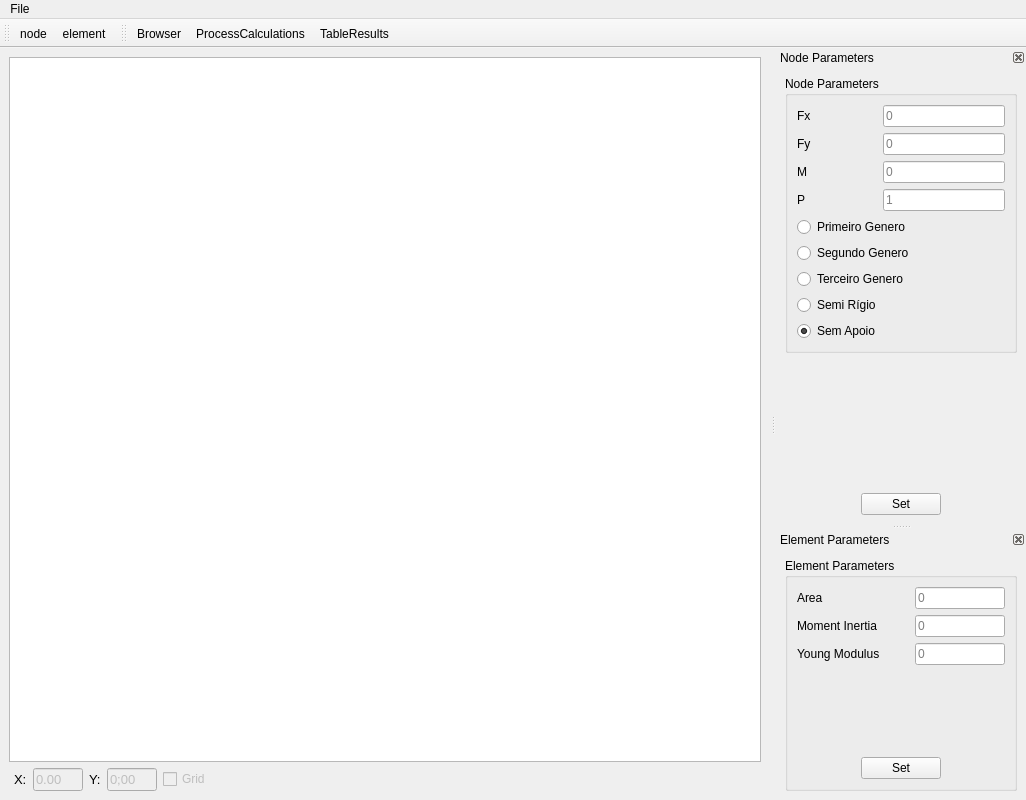
<?xml version="1.0" encoding="UTF-8"?>
<ui version="4.0">
 <class>UVATool</class>
 <widget class="QMainWindow" name="UVATool">
  <property name="geometry">
   <rect>
    <x>0</x>
    <y>0</y>
    <width>1026</width>
    <height>800</height>
   </rect>
  </property>
  <property name="windowTitle">
   <string>UVATool</string>
  </property>
  <property name="windowIcon">
   <iconset>
    <normaloff>../icons/UVATool_main_window.png</normaloff>../icons/UVATool_main_window.png</iconset>
  </property>
  <widget class="QWidget" name="centralwidget">
   <layout class="QGridLayout" name="gridLayout">
    <item row="0" column="0">
     <widget class="QGraphicsView" name="GraphicsView">
      <property name="mouseTracking">
       <bool>true</bool>
      </property>
     </widget>
    </item>
    <item row="1" column="0">
     <layout class="QHBoxLayout" name="horizontalLayout_10">
      <item>
       <spacer name="horizontalSpacer_6">
        <property name="orientation">
         <enum>Qt::Horizontal</enum>
        </property>
        <property name="sizeType">
         <enum>QSizePolicy::Fixed</enum>
        </property>
        <property name="sizeHint" stdset="0">
         <size>
          <width>5</width>
          <height>20</height>
         </size>
        </property>
       </spacer>
      </item>
      <item>
       <widget class="QLabel" name="label_8">
        <property name="font">
         <font>
          <pointsize>10</pointsize>
         </font>
        </property>
        <property name="text">
         <string>X:</string>
        </property>
       </widget>
      </item>
      <item>
       <widget class="QLineEdit" name="XCoordinate">
        <property name="enabled">
         <bool>false</bool>
        </property>
        <property name="maximumSize">
         <size>
          <width>50</width>
          <height>16777215</height>
         </size>
        </property>
        <property name="font">
         <font>
          <pointsize>10</pointsize>
         </font>
        </property>
        <property name="text">
         <string>0.00</string>
        </property>
       </widget>
      </item>
      <item>
       <widget class="QLabel" name="label_9">
        <property name="font">
         <font>
          <pointsize>10</pointsize>
         </font>
        </property>
        <property name="text">
         <string>Y:</string>
        </property>
       </widget>
      </item>
      <item>
       <widget class="QLineEdit" name="YCoordinate">
        <property name="enabled">
         <bool>false</bool>
        </property>
        <property name="maximumSize">
         <size>
          <width>50</width>
          <height>16777215</height>
         </size>
        </property>
        <property name="font">
         <font>
          <pointsize>10</pointsize>
         </font>
        </property>
        <property name="text">
         <string>0;00</string>
        </property>
       </widget>
      </item>
      <item>
       <widget class="QCheckBox" name="checkBox">
        <property name="enabled">
         <bool>false</bool>
        </property>
        <property name="font">
         <font>
          <pointsize>9</pointsize>
         </font>
        </property>
        <property name="text">
         <string>Grid</string>
        </property>
       </widget>
      </item>
      <item>
       <spacer name="horizontalSpacer_5">
        <property name="orientation">
         <enum>Qt::Horizontal</enum>
        </property>
        <property name="sizeHint" stdset="0">
         <size>
          <width>40</width>
          <height>20</height>
         </size>
        </property>
       </spacer>
      </item>
     </layout>
    </item>
   </layout>
  </widget>
  <widget class="QToolBar" name="DrawingsToolBar">
   <property name="minimumSize">
    <size>
     <width>0</width>
     <height>0</height>
    </size>
   </property>
   <property name="windowTitle">
    <string>Drawings</string>
   </property>
   <property name="allowedAreas">
    <set>Qt::LeftToolBarArea|Qt::RightToolBarArea|Qt::TopToolBarArea</set>
   </property>
   <property name="iconSize">
    <size>
     <width>32</width>
     <height>32</height>
    </size>
   </property>
   <property name="toolButtonStyle">
    <enum>Qt::ToolButtonIconOnly</enum>
   </property>
   <attribute name="toolBarArea">
    <enum>TopToolBarArea</enum>
   </attribute>
   <attribute name="toolBarBreak">
    <bool>false</bool>
   </attribute>
   <addaction name="NodeAction"/>
   <addaction name="ElementAction"/>
  </widget>
  <widget class="QToolBar" name="TableResults">
   <property name="windowTitle">
    <string>Tools</string>
   </property>
   <property name="iconSize">
    <size>
     <width>32</width>
     <height>32</height>
    </size>
   </property>
   <attribute name="toolBarArea">
    <enum>TopToolBarArea</enum>
   </attribute>
   <attribute name="toolBarBreak">
    <bool>false</bool>
   </attribute>
   <addaction name="actionBrowser"/>
   <addaction name="ProcessCalculations"/>
   <addaction name="actionTableResults"/>
  </widget>
  <widget class="QDockWidget" name="ChangeValues">
   <property name="minimumSize">
    <size>
     <width>250</width>
     <height>454</height>
    </size>
   </property>
   <property name="floating">
    <bool>false</bool>
   </property>
   <property name="features">
    <set>QDockWidget::DockWidgetClosable|QDockWidget::DockWidgetMovable</set>
   </property>
   <property name="windowTitle">
    <string>Node Parameters</string>
   </property>
   <attribute name="dockWidgetArea">
    <number>2</number>
   </attribute>
   <widget class="QWidget" name="dockWidgetContents">
    <layout class="QGridLayout" name="gridLayout_3">
     <item row="0" column="0">
      <widget class="QGroupBox" name="NodeParameters">
       <property name="title">
        <string>Node Parameters</string>
       </property>
       <layout class="QGridLayout" name="gridLayout_2">
        <item row="0" column="0">
         <layout class="QVBoxLayout" name="verticalLayout_2">
          <item>
           <layout class="QHBoxLayout" name="horizontalLayout">
            <item>
             <widget class="QLabel" name="label">
              <property name="text">
               <string>Fx</string>
              </property>
             </widget>
            </item>
            <item>
             <widget class="QLineEdit" name="fx">
              <property name="maximumSize">
               <size>
                <width>122</width>
                <height>16777215</height>
               </size>
              </property>
              <property name="placeholderText">
               <string>0</string>
              </property>
             </widget>
            </item>
           </layout>
          </item>
          <item>
           <layout class="QHBoxLayout" name="horizontalLayout_2">
            <item>
             <widget class="QLabel" name="label_2">
              <property name="text">
               <string>Fy</string>
              </property>
             </widget>
            </item>
            <item>
             <widget class="QLineEdit" name="fy">
              <property name="maximumSize">
               <size>
                <width>122</width>
                <height>16777215</height>
               </size>
              </property>
              <property name="placeholderText">
               <string>0</string>
              </property>
             </widget>
            </item>
           </layout>
          </item>
          <item>
           <layout class="QHBoxLayout" name="horizontalLayout_3">
            <item>
             <widget class="QLabel" name="label_3">
              <property name="text">
               <string>M</string>
              </property>
             </widget>
            </item>
            <item>
             <widget class="QLineEdit" name="m">
              <property name="maximumSize">
               <size>
                <width>122</width>
                <height>16777215</height>
               </size>
              </property>
              <property name="placeholderText">
               <string>0</string>
              </property>
             </widget>
            </item>
           </layout>
          </item>
          <item>
           <layout class="QHBoxLayout" name="horizontalLayout_5">
            <item>
             <widget class="QLabel" name="label_4">
              <property name="text">
               <string>P</string>
              </property>
             </widget>
            </item>
            <item>
             <widget class="QLineEdit" name="p">
              <property name="maximumSize">
               <size>
                <width>122</width>
                <height>16777215</height>
               </size>
              </property>
              <property name="placeholderText">
               <string>1</string>
              </property>
             </widget>
            </item>
           </layout>
          </item>
         </layout>
        </item>
        <item row="1" column="0">
         <layout class="QVBoxLayout" name="verticalLayout">
          <item>
           <widget class="QRadioButton" name="primeiroGenero">
            <property name="text">
             <string>Primeiro Genero</string>
            </property>
           </widget>
          </item>
          <item>
           <widget class="QRadioButton" name="segundoGenero">
            <property name="text">
             <string>Segundo Genero</string>
            </property>
           </widget>
          </item>
          <item>
           <widget class="QRadioButton" name="terceiroGenero">
            <property name="text">
             <string>Terceiro Genero</string>
            </property>
           </widget>
          </item>
          <item>
           <widget class="QRadioButton" name="semiRigido">
            <property name="text">
             <string>Semi Rígio</string>
            </property>
           </widget>
          </item>
          <item>
           <widget class="QRadioButton" name="semApoio">
            <property name="text">
             <string>Sem Apoio</string>
            </property>
            <property name="checked">
             <bool>true</bool>
            </property>
           </widget>
          </item>
         </layout>
        </item>
       </layout>
      </widget>
     </item>
     <item row="1" column="0">
      <layout class="QVBoxLayout" name="verticalLayout_3">
       <item>
        <spacer name="verticalSpacer">
         <property name="orientation">
          <enum>Qt::Vertical</enum>
         </property>
         <property name="sizeHint" stdset="0">
          <size>
           <width>20</width>
           <height>40</height>
          </size>
         </property>
        </spacer>
       </item>
       <item>
        <layout class="QHBoxLayout" name="horizontalLayout_4">
         <item>
          <spacer name="horizontalSpacer">
           <property name="orientation">
            <enum>Qt::Horizontal</enum>
           </property>
           <property name="sizeHint" stdset="0">
            <size>
             <width>40</width>
             <height>20</height>
            </size>
           </property>
          </spacer>
         </item>
         <item>
          <widget class="QPushButton" name="confirmButton">
           <property name="maximumSize">
            <size>
             <width>90</width>
             <height>25</height>
            </size>
           </property>
           <property name="text">
            <string>Set</string>
           </property>
          </widget>
         </item>
         <item>
          <spacer name="horizontalSpacer_2">
           <property name="orientation">
            <enum>Qt::Horizontal</enum>
           </property>
           <property name="sizeHint" stdset="0">
            <size>
             <width>40</width>
             <height>20</height>
            </size>
           </property>
          </spacer>
         </item>
        </layout>
       </item>
      </layout>
     </item>
    </layout>
   </widget>
  </widget>
  <widget class="QDockWidget" name="ElementParameters">
   <property name="minimumSize">
    <size>
     <width>250</width>
     <height>258</height>
    </size>
   </property>
   <property name="features">
    <set>QDockWidget::DockWidgetClosable|QDockWidget::DockWidgetMovable</set>
   </property>
   <property name="windowTitle">
    <string>Element Parameters</string>
   </property>
   <attribute name="dockWidgetArea">
    <number>2</number>
   </attribute>
   <widget class="QWidget" name="dockWidgetContents_2">
    <layout class="QGridLayout" name="gridLayout_5">
     <item row="0" column="0">
      <widget class="QGroupBox" name="NodeParameters_2">
       <property name="title">
        <string>Element Parameters</string>
       </property>
       <property name="flat">
        <bool>false</bool>
       </property>
       <layout class="QGridLayout" name="gridLayout_4">
        <item row="0" column="0">
         <layout class="QVBoxLayout" name="verticalLayout_4">
          <item>
           <layout class="QHBoxLayout" name="horizontalLayout_6">
            <item>
             <widget class="QLabel" name="label_5">
              <property name="text">
               <string>Area</string>
              </property>
             </widget>
            </item>
            <item>
             <widget class="QLineEdit" name="area">
              <property name="maximumSize">
               <size>
                <width>90</width>
                <height>16777215</height>
               </size>
              </property>
              <property name="placeholderText">
               <string>0</string>
              </property>
             </widget>
            </item>
           </layout>
          </item>
          <item>
           <layout class="QHBoxLayout" name="horizontalLayout_7">
            <item>
             <widget class="QLabel" name="label_6">
              <property name="text">
               <string>Moment Inertia</string>
              </property>
             </widget>
            </item>
            <item>
             <widget class="QLineEdit" name="momentInertia">
              <property name="maximumSize">
               <size>
                <width>90</width>
                <height>16777215</height>
               </size>
              </property>
              <property name="placeholderText">
               <string>0</string>
              </property>
             </widget>
            </item>
           </layout>
          </item>
          <item>
           <layout class="QHBoxLayout" name="horizontalLayout_8">
            <item>
             <widget class="QLabel" name="label_7">
              <property name="text">
               <string>Young Modulus</string>
              </property>
             </widget>
            </item>
            <item>
             <widget class="QLineEdit" name="youngModulus">
              <property name="maximumSize">
               <size>
                <width>90</width>
                <height>16777215</height>
               </size>
              </property>
              <property name="placeholderText">
               <string>0</string>
              </property>
             </widget>
            </item>
           </layout>
          </item>
         </layout>
        </item>
        <item row="1" column="0">
         <layout class="QVBoxLayout" name="verticalLayout_5">
          <item>
           <spacer name="verticalSpacer_2">
            <property name="orientation">
             <enum>Qt::Vertical</enum>
            </property>
            <property name="sizeHint" stdset="0">
             <size>
              <width>20</width>
              <height>40</height>
             </size>
            </property>
           </spacer>
          </item>
          <item>
           <layout class="QHBoxLayout" name="horizontalLayout_9">
            <item>
             <spacer name="horizontalSpacer_3">
              <property name="orientation">
               <enum>Qt::Horizontal</enum>
              </property>
              <property name="sizeHint" stdset="0">
               <size>
                <width>40</width>
                <height>20</height>
               </size>
              </property>
             </spacer>
            </item>
            <item>
             <widget class="QPushButton" name="confirmButton_2">
              <property name="maximumSize">
               <size>
                <width>90</width>
                <height>25</height>
               </size>
              </property>
              <property name="text">
               <string>Set</string>
              </property>
             </widget>
            </item>
            <item>
             <spacer name="horizontalSpacer_4">
              <property name="orientation">
               <enum>Qt::Horizontal</enum>
              </property>
              <property name="sizeHint" stdset="0">
               <size>
                <width>40</width>
                <height>20</height>
               </size>
              </property>
             </spacer>
            </item>
           </layout>
          </item>
         </layout>
        </item>
       </layout>
      </widget>
     </item>
    </layout>
   </widget>
  </widget>
  <widget class="QMenuBar" name="menuBar">
   <property name="geometry">
    <rect>
     <x>0</x>
     <y>0</y>
     <width>1026</width>
     <height>28</height>
    </rect>
   </property>
   <widget class="QMenu" name="menuFile">
    <property name="title">
     <string>File</string>
    </property>
    <widget class="QMenu" name="menuOpen">
     <property name="title">
      <string>Open</string>
     </property>
     <addaction name="actionStructureFile_py"/>
    </widget>
    <addaction name="menuOpen"/>
   </widget>
   <addaction name="menuFile"/>
  </widget>
  <action name="ElementAction">
   <property name="checkable">
    <bool>true</bool>
   </property>
   <property name="icon">
    <iconset>
     <normaloff>../icons/element.png</normaloff>../icons/element.png</iconset>
   </property>
   <property name="text">
    <string>element</string>
   </property>
   <property name="toolTip">
    <string>Element</string>
   </property>
  </action>
  <action name="NodeAction">
   <property name="checkable">
    <bool>true</bool>
   </property>
   <property name="icon">
    <iconset>
     <normaloff>../icons/node.png</normaloff>../icons/node.png</iconset>
   </property>
   <property name="text">
    <string>node</string>
   </property>
   <property name="toolTip">
    <string>Node</string>
   </property>
  </action>
  <action name="ProcessCalculations">
   <property name="icon">
    <iconset>
     <normaloff>../icons/process.png</normaloff>../icons/process.png</iconset>
   </property>
   <property name="text">
    <string>ProcessCalculations</string>
   </property>
   <property name="shortcut">
    <string>Ctrl+R</string>
   </property>
  </action>
  <action name="actionTableResults">
   <property name="icon">
    <iconset>
     <normaloff>../icons/table.png</normaloff>../icons/table.png</iconset>
   </property>
   <property name="text">
    <string>TableResults</string>
   </property>
   <property name="toolTip">
    <string>&lt;html&gt;&lt;head/&gt;&lt;body&gt;&lt;p&gt;Show Table Results&lt;/p&gt;&lt;/body&gt;&lt;/html&gt;</string>
   </property>
  </action>
  <action name="actionBrowser">
   <property name="checkable">
    <bool>true</bool>
   </property>
   <property name="icon">
    <iconset>
     <normaloff>../icons/browser.png</normaloff>../icons/browser.png</iconset>
   </property>
   <property name="text">
    <string>Browser</string>
   </property>
   <property name="toolTip">
    <string>Browser Navigator</string>
   </property>
  </action>
  <action name="actionStructureFile_py">
   <property name="text">
    <string>StructureFile (.py)</string>
   </property>
  </action>
  <zorder>ChangeValues</zorder>
 </widget>
 <resources/>
 <connections/>
</ui>
